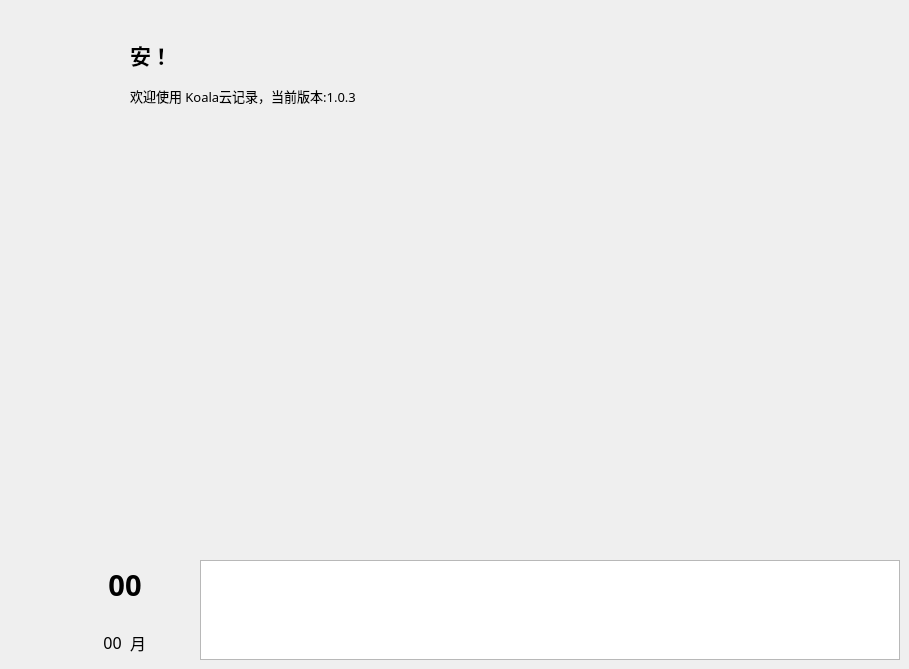
    <widget class="QWidget" name="page0">
     <widget class="QLabel" name="p0_picture">
      <property name="geometry">
       <rect>
        <x>100</x>
        <y>130</y>
        <width>800</width>
        <height>400</height>
       </rect>
      </property>
      <property name="minimumSize">
       <size>
        <width>800</width>
        <height>400</height>
       </size>
      </property>
      <property name="maximumSize">
       <size>
        <width>800</width>
        <height>400</height>
       </size>
      </property>
      <property name="text">
       <string/>
      </property>
     </widget>
     <widget class="QLabel" name="p0_day">
      <property name="geometry">
       <rect>
        <x>100</x>
        <y>560</y>
        <width>50</width>
        <height>50</height>
       </rect>
      </property>
      <property name="minimumSize">
       <size>
        <width>50</width>
        <height>50</height>
       </size>
      </property>
      <property name="maximumSize">
       <size>
        <width>50</width>
        <height>50</height>
       </size>
      </property>
      <property name="font">
       <font>
        <family>微软雅黑</family>
        <pointsize>22</pointsize>
        <weight>75</weight>
        <bold>true</bold>
       </font>
      </property>
      <property name="text">
       <string>00</string>
      </property>
      <property name="alignment">
       <set>Qt::AlignCenter</set>
      </property>
     </widget>
     <widget class="QLabel" name="p0_month">
      <property name="geometry">
       <rect>
        <x>100</x>
        <y>630</y>
        <width>25</width>
        <height>25</height>
       </rect>
      </property>
      <property name="minimumSize">
       <size>
        <width>25</width>
        <height>25</height>
       </size>
      </property>
      <property name="maximumSize">
       <size>
        <width>25</width>
        <height>25</height>
       </size>
      </property>
      <property name="font">
       <font>
        <family>微软雅黑 Light</family>
        <pointsize>12</pointsize>
        <weight>50</weight>
        <bold>false</bold>
       </font>
      </property>
      <property name="text">
       <string>00</string>
      </property>
      <property name="alignment">
       <set>Qt::AlignCenter</set>
      </property>
     </widget>
     <widget class="QLabel" name="label">
      <property name="geometry">
       <rect>
        <x>130</x>
        <y>630</y>
        <width>25</width>
        <height>25</height>
       </rect>
      </property>
      <property name="minimumSize">
       <size>
        <width>25</width>
        <height>25</height>
       </size>
      </property>
      <property name="maximumSize">
       <size>
        <width>25</width>
        <height>25</height>
       </size>
      </property>
      <property name="font">
       <font>
        <family>微软雅黑 Light</family>
        <pointsize>12</pointsize>
        <weight>50</weight>
        <bold>false</bold>
       </font>
      </property>
      <property name="text">
       <string>月</string>
      </property>
     </widget>
     <widget class="QTextBrowser" name="p0_text">
      <property name="geometry">
       <rect>
        <x>200</x>
        <y>560</y>
        <width>700</width>
        <height>100</height>
       </rect>
      </property>
      <property name="minimumSize">
       <size>
        <width>700</width>
        <height>100</height>
       </size>
      </property>
      <property name="maximumSize">
       <size>
        <width>700</width>
        <height>100</height>
       </size>
      </property>
      <property name="font">
       <font>
        <family>微软雅黑</family>
        <pointsize>14</pointsize>
       </font>
      </property>
      <property name="html">
       <string>&lt;!DOCTYPE HTML PUBLIC &quot;-//W3C//DTD HTML 4.0//EN&quot; &quot;http://www.w3.org/TR/REC-html40/strict.dtd&quot;&gt;
&lt;html&gt;&lt;head&gt;&lt;meta name=&quot;qrichtext&quot; content=&quot;1&quot; /&gt;&lt;style type=&quot;text/css&quot;&gt;
p, li { white-space: pre-wrap; }
&lt;/style&gt;&lt;/head&gt;&lt;body style=&quot; font-family:'微软雅黑'; font-size:14pt; font-weight:400; font-style:normal;&quot;&gt;
&lt;p style=&quot;-qt-paragraph-type:empty; margin-top:0px; margin-bottom:0px; margin-left:0px; margin-right:0px; -qt-block-indent:0; text-indent:0px;&quot;&gt;&lt;br /&gt;&lt;/p&gt;&lt;/body&gt;&lt;/html&gt;</string>
      </property>
     </widget>
     <widget class="QLabel" name="p0_greet">
      <property name="geometry">
       <rect>
        <x>130</x>
        <y>30</y>
        <width>200</width>
        <height>50</height>
       </rect>
      </property>
      <property name="minimumSize">
       <size>
        <width>200</width>
        <height>50</height>
       </size>
      </property>
      <property name="maximumSize">
       <size>
        <width>200</width>
        <height>50</height>
       </size>
      </property>
      <property name="font">
       <font>
        <family>微软雅黑</family>
        <pointsize>16</pointsize>
        <weight>75</weight>
        <bold>true</bold>
       </font>
      </property>
      <property name="text">
       <string>安！</string>
      </property>
      <property name="alignment">
       <set>Qt::AlignLeading|Qt::AlignLeft|Qt::AlignVCenter</set>
      </property>
     </widget>
     <widget class="QLabel" name="label_6">
      <property name="geometry">
       <rect>
        <x>130</x>
        <y>80</y>
        <width>421</width>
        <height>31</height>
       </rect>
      </property>
      <property name="font">
       <font>
        <family>微软雅黑</family>
        <pointsize>10</pointsize>
       </font>
      </property>
      <property name="text">
       <string>欢迎使用 Koala云记录，当前版本:1.0.3</string>
      </property>
     </widget>
    </widget>
